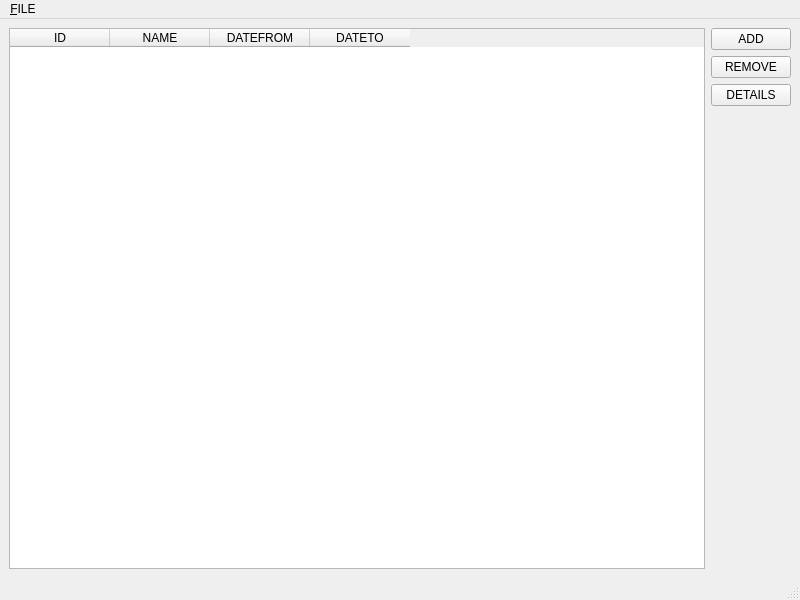
<?xml version="1.0" encoding="UTF-8"?>
<ui version="4.0">
 <class>FRMMAIN</class>
 <widget class="QMainWindow" name="FRMMAIN">
  <property name="geometry">
   <rect>
    <x>0</x>
    <y>0</y>
    <width>800</width>
    <height>600</height>
   </rect>
  </property>
  <property name="windowTitle">
   <string>FrmMain</string>
  </property>
  <widget class="QWidget" name="centralwidget">
   <layout class="QHBoxLayout" name="horizontalLayout">
    <item>
     <widget class="QTableWidget" name="tblCertList">
      <column>
       <property name="text">
        <string>ID</string>
       </property>
      </column>
      <column>
       <property name="text">
        <string>NAME</string>
       </property>
      </column>
      <column>
       <property name="text">
        <string>DATEFROM</string>
       </property>
      </column>
      <column>
       <property name="text">
        <string>DATETO</string>
       </property>
      </column>
     </widget>
    </item>
    <item>
     <layout class="QVBoxLayout" name="verticalLayout">
      <item>
       <widget class="QPushButton" name="btnAdd">
        <property name="text">
         <string>ADD</string>
        </property>
       </widget>
      </item>
      <item>
       <widget class="QPushButton" name="btnDelete">
        <property name="text">
         <string>REMOVE</string>
        </property>
       </widget>
      </item>
      <item>
       <widget class="QPushButton" name="btnDetails">
        <property name="text">
         <string>DETAILS</string>
        </property>
       </widget>
      </item>
      <item>
       <spacer name="verticalSpacer">
        <property name="orientation">
         <enum>Qt::Vertical</enum>
        </property>
        <property name="sizeHint" stdset="0">
         <size>
          <width>20</width>
          <height>40</height>
         </size>
        </property>
       </spacer>
      </item>
     </layout>
    </item>
   </layout>
  </widget>
  <widget class="QMenuBar" name="menubar">
   <property name="geometry">
    <rect>
     <x>0</x>
     <y>0</y>
     <width>800</width>
     <height>19</height>
    </rect>
   </property>
   <widget class="QMenu" name="menu_FILE">
    <property name="title">
     <string>&amp;FILE</string>
    </property>
    <addaction name="action_EXIT"/>
   </widget>
   <addaction name="menu_FILE"/>
  </widget>
  <widget class="QStatusBar" name="statusbar"/>
  <action name="action_EXIT">
   <property name="text">
    <string>&amp;EXIT</string>
   </property>
  </action>
 </widget>
 <resources/>
 <connections/>
</ui>
